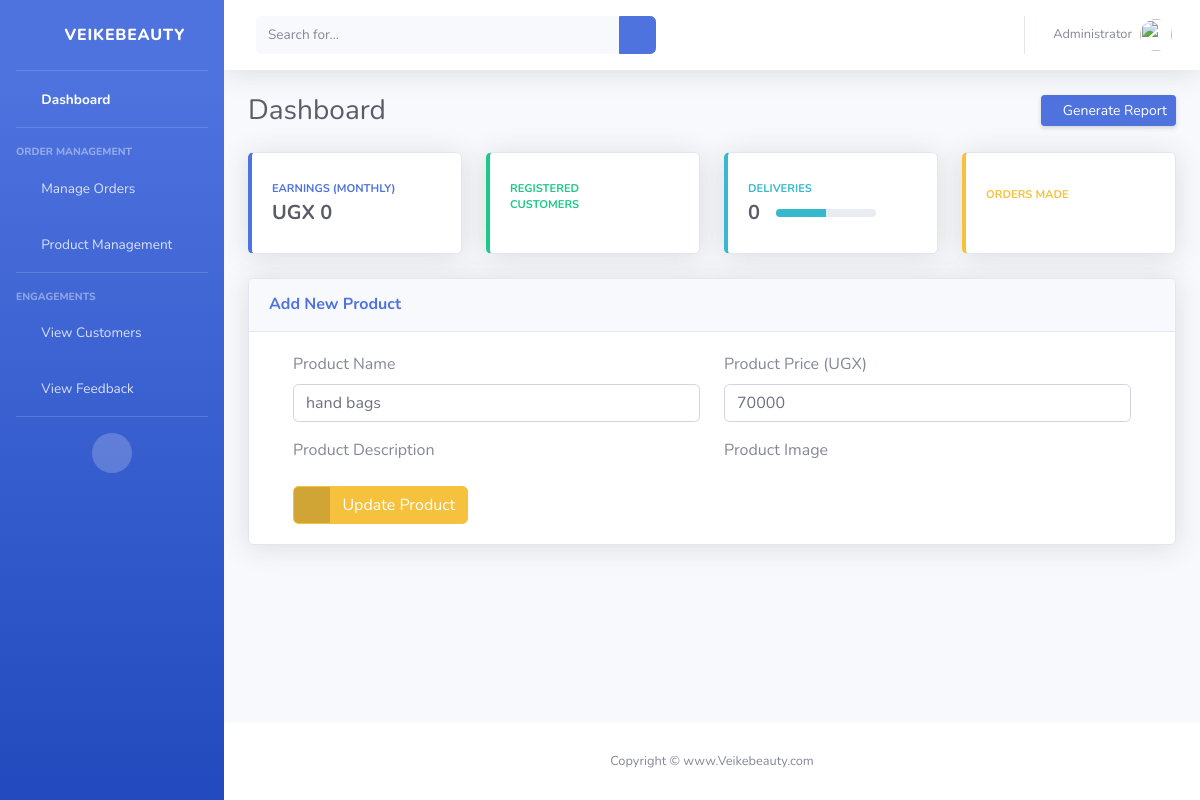
Page /update-product/1 (signed in) on the earlier database version.
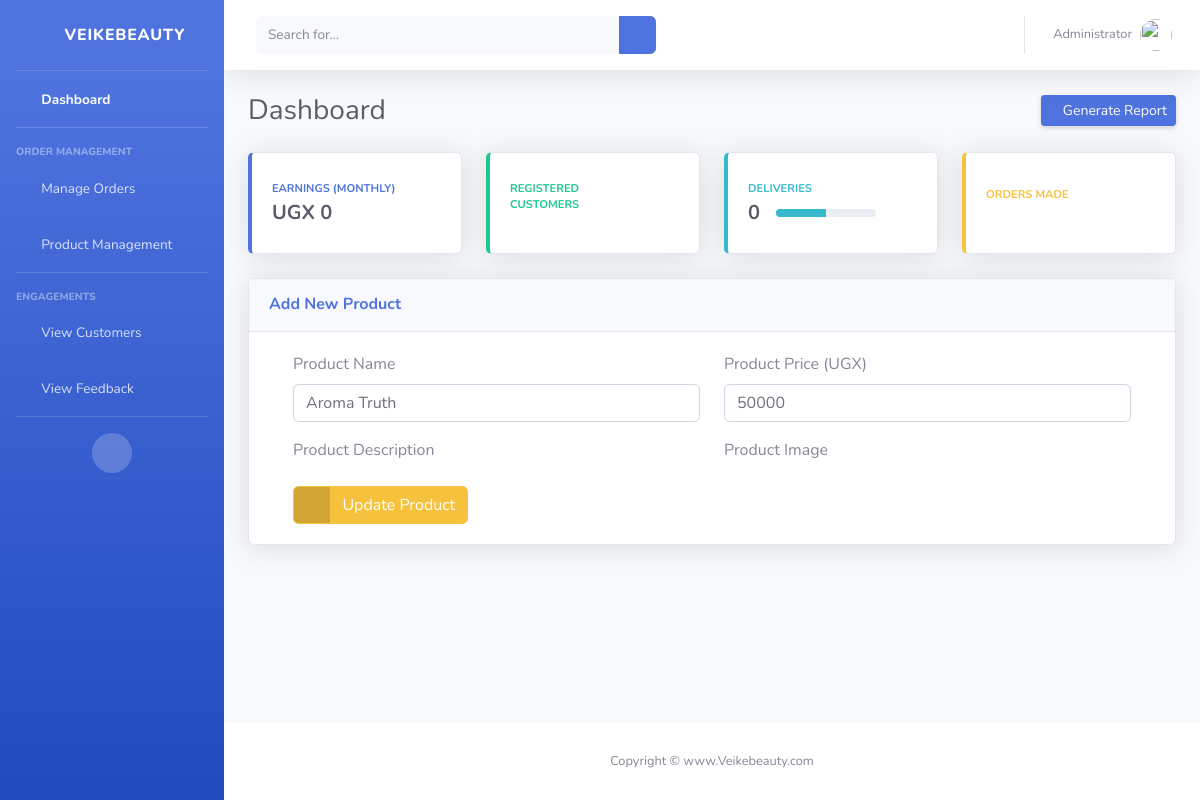
Same page on the later database version.
### ecom/models.py (models this page shows, shortened)
class Product(models.Model):
    name = models.CharField(max_length=40)
    category = models.ForeignKey(Category, on_delete=models.CASCADE)
    subcategory = models.ForeignKey(SubCategory, on_delete=models.CASCADE, null=True, blank=True)
    featured = models.BooleanField(default=False)
    deal_of_the_day = models.BooleanField(default=False)
    best_seller = models.BooleanField(default=False)
    new_arrival = models.BooleanField(default=False)
    trending = models.BooleanField(default=False)
    top_rated = models.BooleanField(default=False)
    inventory = models.PositiveIntegerField(default=0)
    number_in_stock = models.PositiveIntegerField(default=0)
    price = models.PositiveIntegerField()
    short_description = models.CharField(max_length=40, default="")
    long_description = models.TextField(max_length=1000, default="")
    images = models.ManyToManyField(Image, blank=True, related_name='product_images')

### ecom/views.py (the view)
# urls.py: path('update-product/<int:pk>', views.update_product_view,name='update-product'),
@login_required(login_url='adminlogin')
def update_product_view(request,pk):
    product=models.Product.objects.get(id=pk)
    productForm=forms.ProductForm(instance=product)
    if request.method=='POST':
        productForm=forms.ProductForm(request.POST,request.FILES,instance=product)
        if productForm.is_valid():
            productForm.save()
            return redirect('admin-products')
    return render(request,'adminDashboard/update_product.html',{'productForm':productForm})

### templates/adminDashboard/update_product.html (shortened to what this page needs)
{% extends 'adminDashboard/base.html' %}
{% load static %}
{% load widget_tweaks %}
{% block content %}
<div class="card shadow mb-4">
    <div class="card-header py-3">
        <h6 class="m-0 font-weight-bold text-primary">Add New Product</h6>
    </div>
    <div class="card-body">
        <form method="post" enctype="multipart/form-data">
            <div class="container register-form">
              <div class="form">
                <div class="form-content">
                  <div class="row">
                    <div class="col-md-6">
                      <div class="form-group">
                        <label for="">Product Name</label>
                        {% render_field productForm.name class="form-control" placeholder="Product Name" %}
                      </div>
                      <div class="form-group">
                        <label for="">Product Description</label>
                      </div>
                    </div>
                    <div class="col-md-6">
                      <div class="form-group">
                        <label for="">Product Price (UGX)</label>
                        {% render_field productForm.price class="form-control" placeholder="0" %}
                      </div>
                      <div class="form-group">
                        <label for="">Product Image</label>
                      </div>
                    </div>
                  </div>
                  <button class="btnSubmit btn btn-warning btn-icon-split" type="submit">
                    <span class="icon text-white-50">
                        <i class="fas fa-check"></i>
                    </span>
                    <span class="text">Update Product</span>
                </button>
                </div>
              </div>
            </div>
          </form>
    </div>
</div>
{% endblock %}

Differences in the rows shown:
changed Product: name "hand bags" → "Aroma Truth"; price "70000" → "50000"
